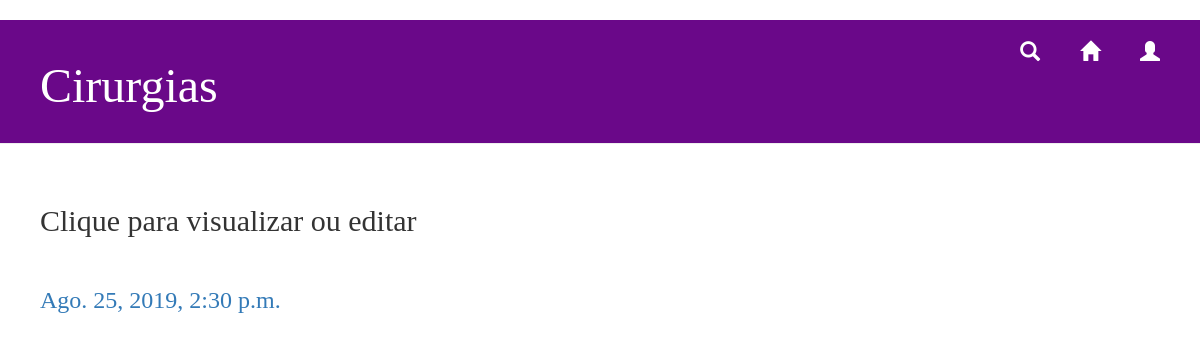
Before: /cirurgia/lista_cirurgias with the older database file.
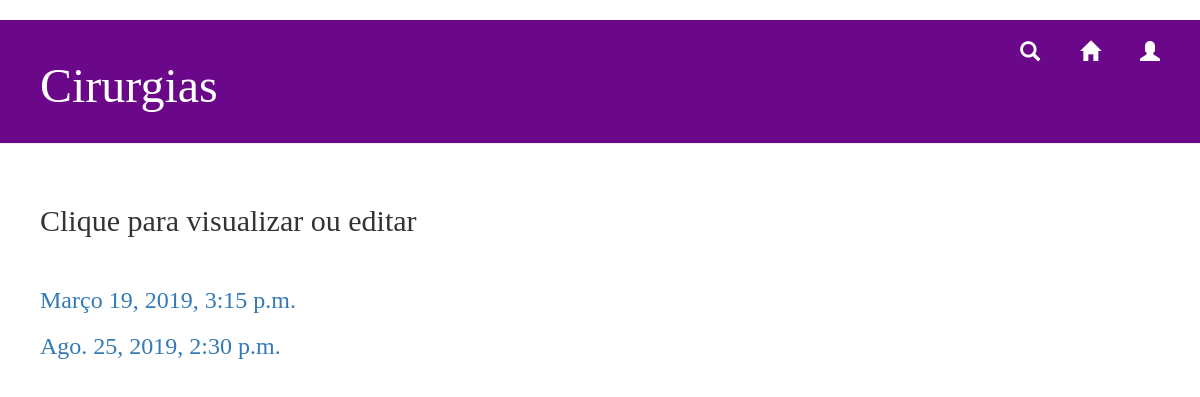
After: the same page with the newer database file.
### transplante/models.py (models this page shows)
class Cirurgia(models.Model):
		data_hora = models.DateTimeField(max_length=30, default = '', verbose_name='Data e Hora da Cirurgia')
		sala_cirurgia = models.CharField(max_length=15, default = '', verbose_name='Sala da Cirurgia')
		sala_recuperacao = models.CharField(max_length=15, default = '', verbose_name='Sala de Recuperação')
		orgao = models.CharField(max_length=20, default = '', verbose_name='Órgão')
		tempo_duracao = models.CharField(max_length=30, default = '', verbose_name='Tempo de Duração da Cirurgia')
		equipamento = models.CharField(max_length=100, default = '', verbose_name='Equipamento Necessário')
		doador = models.ForeignKey('Paciente', on_delete=models.PROTECT, null=True, related_name = 'doador')
		receptor = models.ForeignKey('Paciente', on_delete=models.PROTECT, null=True, related_name = 'receptor')
		medico_responsavel = models.ForeignKey('Clinico', on_delete=models.PROTECT, null=True, related_name = 'medico')
		enfermeiro_responsavel = models.ForeignKey('Clinico', on_delete=models.PROTECT, null=True, related_name = 'enfermeiro')

### transplante/views.py (the view)
# urls.py: path('cirurgia/lista_cirurgias', views.lista_cirurgias, name='lista_cirurgias'),
def lista_cirurgias(request):
        cirurgias = Cirurgia.objects.order_by('data_hora').all()
        return render(request, 'transplante/lista_cirurgias.html', {'cirurgias': cirurgias})

### transplante/templates/transplante/lista_cirurgias.html (shortened to what this page needs)
{% load staticfiles %}
<html>
    <head>
       <link rel="stylesheet" href="//maxcdn.bootstrapcdn.com/bootstrap/3.2.0/css/bootstrap.min.css">
      <link rel="stylesheet" href="//maxcdn.bootstrapcdn.com/bootstrap/3.2.0/css/bootstrap-theme.min.css">
       <link rel="stylesheet" href="{% static 'css/home.css' %}">
<div class="page-header">
	<div class="user" allign="right">
		{% if user.is_authenticated %}
		<a href="{% url 'logout'%}?next={{request.path}}">Logout({{ user.get_username }})</a>
		 {% else %}
	<a href="{% url 'login'%}?next={{request.path}}" class="top-menu"><span class="glyphicon glyphicon-user"></span></a>
{% endif %}
	</div>
			<a href="{% url 'home' %}" class="top-menu"><span class="glyphicon glyphicon-home"></span></a>
			<a href="{% url 'busca_cirurgias' %}" class="top-menu"><span class="glyphicon glyphicon-search"></span></a>
            <h1>Cirurgias</h1>
        </div>
</head> <body>
<div class="content container">
    <div class="row">
<h2>Clique para visualizar ou editar</h2><br>
            {% for cirurgia in cirurgias %}
                <div class=cirurgia>
                    <h3><a href="{% url 'cirurgias_detail' pk=cirurgia.pk %}">{{ cirurgia.data_hora }}</a></h3>
                </div>
            {% endfor %}
        </div>
    </div>
</body>
</html>

Changed rows visible on the page:
added Cirurgia: data_hora "Março 19, 2019, 3:15 p.m."
